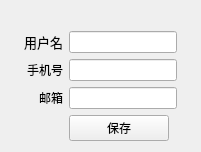
                     <widget class="QWidget" name="user_page">
                      <layout class="QGridLayout" name="gridLayout_2">
                       <item row="0" column="1">
                        <layout class="QGridLayout" name="gridLayout">
                         <item row="3" column="1">
                          <widget class="QLineEdit" name="lineEdit_phone">
                           <property name="maximumSize">
                            <size>
                             <width>16777215</width>
                             <height>30</height>
                            </size>
                           </property>
                          </widget>
                         </item>
                         <item row="5" column="1">
                          <widget class="QPushButton" name="btn_save_user">
                           <property name="maximumSize">
                            <size>
                             <width>100</width>
                             <height>16777215</height>
                            </size>
                           </property>
                           <property name="layoutDirection">
                            <enum>Qt::LeftToRight</enum>
                           </property>
                           <property name="text">
                            <string>保存</string>
                           </property>
                          </widget>
                         </item>
                         <item row="2" column="1">
                          <widget class="QLineEdit" name="lineEdit_username">
                           <property name="maximumSize">
                            <size>
                             <width>16777215</width>
                             <height>30</height>
                            </size>
                           </property>
                           <property name="readOnly">
                            <bool>true</bool>
                           </property>
                          </widget>
                         </item>
                         <item row="3" column="0">
                          <widget class="QLabel" name="set_phone">
                           <property name="text">
                            <string>手机号</string>
                           </property>
                           <property name="alignment">
                            <set>Qt::AlignRight|Qt::AlignTrailing|Qt::AlignVCenter</set>
                           </property>
                          </widget>
                         </item>
                         <item row="4" column="1">
                          <widget class="QLineEdit" name="lineEdit_email">
                           <property name="maximumSize">
                            <size>
                             <width>16777215</width>
                             <height>30</height>
                            </size>
                           </property>
                          </widget>
                         </item>
                         <item row="2" column="0">
                          <widget class="QLabel" name="set_username">
                           <property name="font">
                            <font>
                             <family>Segoe UI</family>
                             <pointsize>10</pointsize>
                             <italic>false</italic>
                             <bold>false</bold>
                            </font>
                           </property>
                           <property name="text">
                            <string>用户名</string>
                           </property>
                           <property name="alignment">
                            <set>Qt::AlignRight|Qt::AlignTrailing|Qt::AlignVCenter</set>
                           </property>
                          </widget>
                         </item>
                         <item row="4" column="0">
                          <widget class="QLabel" name="set_email">
                           <property name="text">
                            <string>邮箱</string>
                           </property>
                           <property name="textFormat">
                            <enum>Qt::AutoText</enum>
                           </property>
                           <property name="alignment">
                            <set>Qt::AlignRight|Qt::AlignTrailing|Qt::AlignVCenter</set>
                           </property>
                          </widget>
                         </item>
                         <item row="1" column="1">
                          <widget class="QLabel" name="head_label">
                           <property name="maximumSize">
                            <size>
                             <width>16777215</width>
                             <height>150</height>
                            </size>
                           </property>
                           <property name="layoutDirection">
                            <enum>Qt::LeftToRight</enum>
                           </property>
                           <property name="styleSheet">
                            <string notr="true">image: url(:/images/images/images/PyDracula_vertical.png);</string>
                           </property>
                           <property name="text">
                            <string/>
                           </property>
                          </widget>
                         </item>
                        </layout>
                       </item>
                       <item row="0" column="0">
                        <widget class="QLabel" name="label_11">
                         <property name="text">
                          <string/>
                         </property>
                        </widget>
                       </item>
                       <item row="0" column="2">
                        <widget class="QLabel" name="label_12">
                         <property name="text">
                          <string/>
                         </property>
                        </widget>
                       </item>
                      </layout>
                     </widget>
